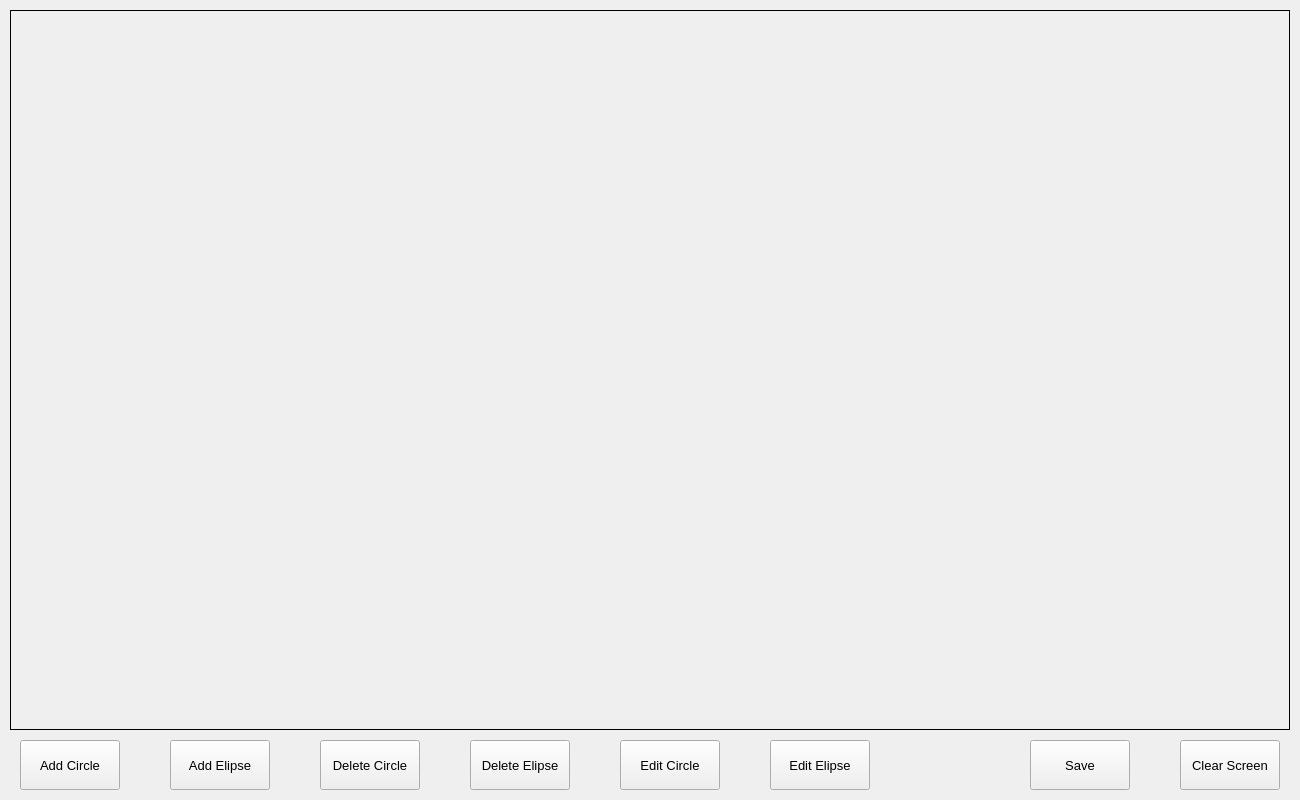
<?xml version="1.0" encoding="UTF-8"?>
<ui version="4.0">
 <class>MainWindow</class>
 <widget class="QMainWindow" name="MainWindow">
  <property name="geometry">
   <rect>
    <x>0</x>
    <y>0</y>
    <width>1300</width>
    <height>800</height>
   </rect>
  </property>
  <property name="windowTitle">
   <string>Main Window</string>
  </property>
  <widget class="QWidget" name="centralwidget">
   <widget class="QLabel" name="lblScreen">
    <property name="geometry">
     <rect>
      <x>10</x>
      <y>10</y>
      <width>1280</width>
      <height>720</height>
     </rect>
    </property>
    <property name="frameShape">
     <enum>QFrame::Box</enum>
    </property>
    <property name="text">
     <string/>
    </property>
   </widget>
   <widget class="QPushButton" name="btnAddCircle">
    <property name="geometry">
     <rect>
      <x>20</x>
      <y>740</y>
      <width>100</width>
      <height>50</height>
     </rect>
    </property>
    <property name="font">
     <font>
      <pointsize>10</pointsize>
     </font>
    </property>
    <property name="text">
     <string>Add Circle</string>
    </property>
   </widget>
   <widget class="QPushButton" name="btnAddElipse">
    <property name="geometry">
     <rect>
      <x>170</x>
      <y>740</y>
      <width>100</width>
      <height>50</height>
     </rect>
    </property>
    <property name="font">
     <font>
      <pointsize>10</pointsize>
      <weight>50</weight>
      <bold>false</bold>
     </font>
    </property>
    <property name="text">
     <string>Add Elipse</string>
    </property>
   </widget>
   <widget class="QPushButton" name="btnDeleteCircle">
    <property name="geometry">
     <rect>
      <x>320</x>
      <y>740</y>
      <width>100</width>
      <height>50</height>
     </rect>
    </property>
    <property name="font">
     <font>
      <pointsize>10</pointsize>
     </font>
    </property>
    <property name="text">
     <string>Delete Circle</string>
    </property>
   </widget>
   <widget class="QPushButton" name="btnDeleteElipse">
    <property name="geometry">
     <rect>
      <x>470</x>
      <y>740</y>
      <width>100</width>
      <height>50</height>
     </rect>
    </property>
    <property name="font">
     <font>
      <pointsize>10</pointsize>
     </font>
    </property>
    <property name="text">
     <string>Delete Elipse</string>
    </property>
   </widget>
   <widget class="QPushButton" name="btnClearScreen">
    <property name="geometry">
     <rect>
      <x>1180</x>
      <y>740</y>
      <width>100</width>
      <height>50</height>
     </rect>
    </property>
    <property name="font">
     <font>
      <pointsize>10</pointsize>
     </font>
    </property>
    <property name="text">
     <string>Clear Screen</string>
    </property>
   </widget>
   <widget class="QPushButton" name="btnSave">
    <property name="geometry">
     <rect>
      <x>1030</x>
      <y>740</y>
      <width>100</width>
      <height>50</height>
     </rect>
    </property>
    <property name="font">
     <font>
      <pointsize>10</pointsize>
     </font>
    </property>
    <property name="text">
     <string>Save</string>
    </property>
   </widget>
   <widget class="QPushButton" name="btnEditCircle">
    <property name="geometry">
     <rect>
      <x>620</x>
      <y>740</y>
      <width>100</width>
      <height>50</height>
     </rect>
    </property>
    <property name="font">
     <font>
      <pointsize>10</pointsize>
     </font>
    </property>
    <property name="text">
     <string>Edit Circle</string>
    </property>
   </widget>
   <widget class="QPushButton" name="btnEditElipse">
    <property name="geometry">
     <rect>
      <x>770</x>
      <y>740</y>
      <width>100</width>
      <height>50</height>
     </rect>
    </property>
    <property name="font">
     <font>
      <pointsize>10</pointsize>
     </font>
    </property>
    <property name="text">
     <string>Edit Elipse</string>
    </property>
   </widget>
  </widget>
 </widget>
 <resources/>
 <connections/>
</ui>
